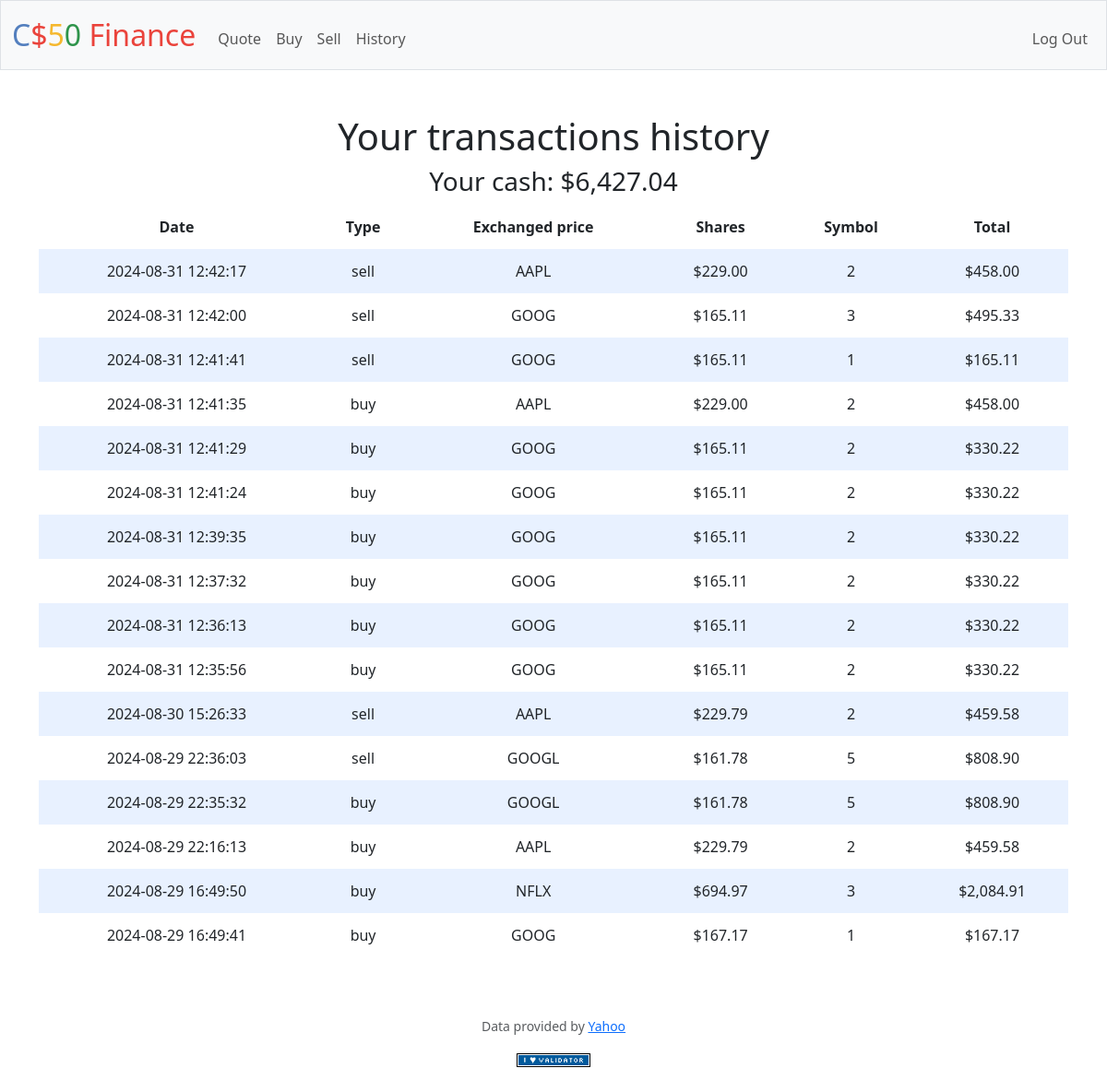
The app's page /history (signed in) with its own data.
### tables this page shows
CREATE TABLE users (id INTEGER PRIMARY KEY AUTOINCREMENT NOT NULL, username TEXT NOT NULL, hash TEXT NOT NULL, cash NUMERIC NOT NULL DEFAULT 10000.00);

CREATE TABLE transactions (id INTEGER PRIMARY KEY AUTOINCREMENT NOT NULL, date DATE NOT NULL, user_id INTEGER NOT NULL, type TEXT CHECK (type IN ('buy', 'sell')) NOT NULL, symbol TEXT NOT NULL, unit_price NUMERIC NOT NULL, shares INTEGER NOT NULL, total NUMERIC NOT NULL);

### app.py (the view)
@app.route("/history")
@login_required
def history():
    with sqlite3.connect("finance.db") as conn:
        cur = conn.cursor()
        cur.execute("SELECT *  FROM transactions WHERE user_id = ? ORDER  BY date DESC", [str(session["user_id"])])
        history = cur.fetchall()
        cur.execute("SELECT cash FROM users WHERE id = ?", [session["user_id"]])
        cash = cur.fetchall()
    return render_template("/history.html", history=history, cash=cash[0][0])

### app.py (called while the page is built)
@app.after_request
def after_request(response):
    response.headers["Cache-Control"] = "no-cache, no-store, must-revalidate"
    response.headers["Expires"] = 0
    response.headers["Pragma"] = "no-cache"
    return response

### helpers.py (called while the page is built)
def login_required(f):
    @wraps(f)
    def decorated_function(*args, **kwargs):
        if session.get("user_id") is None:
            return redirect("/login")
        return f(*args, **kwargs)
    return decorated_function

def usd(value):
    return f"${value:,.2f}"

### templates/history.html (shortened to what this page needs)
{% extends "layout.html" %}
{% block main %}
<h1>Your transactions history</h1>
<h3>Your cash: {{ cash | usd }}</h3>
    {% if history != [] %}
    <table>
        <thead><tr><th>Date</th><th>Type</th><th>Exchanged price</th><th>Shares</th><th>Symbol</th><th>Total</th></tr></thead>
        <tbody>
        {% for row in history %}
        <tr><td>{{ row[1] }}</td> <td>{{ row[3] }}</td> <td>{{ row[4] }}</td> <td>{{ row[5] | usd }}</td> <td>{{ row[6] }}</td> <td>{{ row[7] | usd }}</td> </tr>
        {% endfor %}
        </tbody>
    </table>
    {% else %}
    No transactions have been made so far!
    {% endif %}
{% endblock %}

### templates/layout.html (shortened to what this page needs)
<!DOCTYPE html>
<html lang="en">
    <head>
        <link href="https://cdn.jsdelivr.net/npm/bootstrap@5.3.3/dist/css/bootstrap.min.css" rel="stylesheet">
        <link href="/static/styles.css" rel="stylesheet">
    </head>
    <body>
        <nav class="bg-light border navbar navbar-expand-md navbar-light">
            <div class="container-fluid">
                <a class="navbar-brand" href="/"><span class="blue">C</span><span class="red">$</span><span class="yellow">5</span><span class="green">0</span> <span class="red">Finance</span></a>
                <div class="collapse navbar-collapse" id="navbar">
                    {% if session["user_id"] %}
                        <ul class="navbar-nav me-auto mt-2">
                            <li class="nav-item"><a class="nav-link" href="/quote">Quote</a></li>
                            <li class="nav-item"><a class="nav-link" href="/buy">Buy</a></li>
                            <li class="nav-item"><a class="nav-link" href="/sell">Sell</a></li>
                            <li class="nav-item"><a class="nav-link" href="/history">History</a></li>
                        </ul>
                        <ul class="navbar-nav ms-auto mt-2">
                            <li class="nav-item"><a class="nav-link" href="/logout">Log Out</a></li>
                        </ul>
                    {% else %}
                        <ul class="navbar-nav ms-auto mt-2">
                            <li class="nav-item"><a class="nav-link" href="/register">Register</a></li>
                            <li class="nav-item"><a class="nav-link" href="/login">Log In</a></li>
                        </ul>
                    {% endif %}
                </div>
            </div>
        </nav>
        <main class="container py-5 text-center">
            {% block main %}{% endblock %}
        </main>
        <footer class="mb-5">
            <p class="mb-3 small text-center text-muted">
                Data provided by <a href="https://finance.yahoo.com/">Yahoo</a>
            </p>
            <form action="https://validator.w3.org/check" class="text-center" enctype="multipart/form-data" method="post" target="_blank">
                <input alt="Validate" src="/static/I_heart_validator.png" type="image">
            </form>
        </footer>
    </body>
</html>

### static/styles.css (style rules this page uses)
nav .navbar-brand { font-size: xx-large; }
nav .navbar-brand .blue { color: #537fbe; }
nav .navbar-brand .red { color: #ea433b; }
nav .navbar-brand .yellow { color: #f5b82e; }
nav .navbar-brand .green { color: #2e944b; }
table { background-color: transparent; margin-bottom: 1rem; width: 100%; }
table th, table td { padding: 0.75rem; vertical-align: middle; }
tbody tr:nth-of-type(odd) { background-color: rgb(179, 208, 255, 0.3) }

### records on screen
users: cash "$6,427.04"
transactions: date "2024-08-31 12:42:17", type "sell", symbol "AAPL", unit_price "$229.00", shares "2", total "$458.00"
transactions: date "2024-08-31 12:42:00", type "sell", symbol "GOOG", unit_price "$165.11", shares "3", total "$495.33"
transactions: date "2024-08-31 12:41:41", type "sell", symbol "GOOG", unit_price "$165.11", shares "1", total "$165.11"
transactions: date "2024-08-31 12:41:35", type "buy", symbol "AAPL", unit_price "$229.00", shares "2", total "$458.00"
transactions: date "2024-08-31 12:41:29", type "buy", symbol "GOOG", unit_price "$165.11", shares "2", total "$330.22"
transactions: date "2024-08-31 12:41:24", type "buy", symbol "GOOG", unit_price "$165.11", shares "2", total "$330.22"
transactions: date "2024-08-31 12:39:35", type "buy", symbol "GOOG", unit_price "$165.11", shares "2", total "$330.22"
transactions: date "2024-08-31 12:37:32", type "buy", symbol "GOOG", unit_price "$165.11", shares "2", total "$330.22"
transactions: date "2024-08-31 12:36:13", type "buy", symbol "GOOG", unit_price "$165.11", shares "2", total "$330.22"
transactions: date "2024-08-31 12:35:56", type "buy", symbol "GOOG", unit_price "$165.11", shares "2", total "$330.22"
transactions: date "2024-08-30 15:26:33", type "sell", symbol "AAPL", unit_price "$229.79", shares "2", total "$459.58"
transactions: date "2024-08-29 22:36:03", type "sell", symbol "GOOGL", unit_price "$161.78", shares "5", total "$808.90"
transactions: date "2024-08-29 22:35:32", type "buy", symbol "GOOGL", unit_price "$161.78", shares "5", total "$808.90"
transactions: date "2024-08-29 22:16:13", type "buy", symbol "AAPL", unit_price "$229.79", shares "2", total "$459.58"
transactions: date "2024-08-29 16:49:50", type "buy", symbol "NFLX", unit_price "$694.97", shares "3", total "$2,084.91"
transactions: date "2024-08-29 16:49:41", type "buy", symbol "GOOG", unit_price "$167.17", shares "1", total "$167.17"
